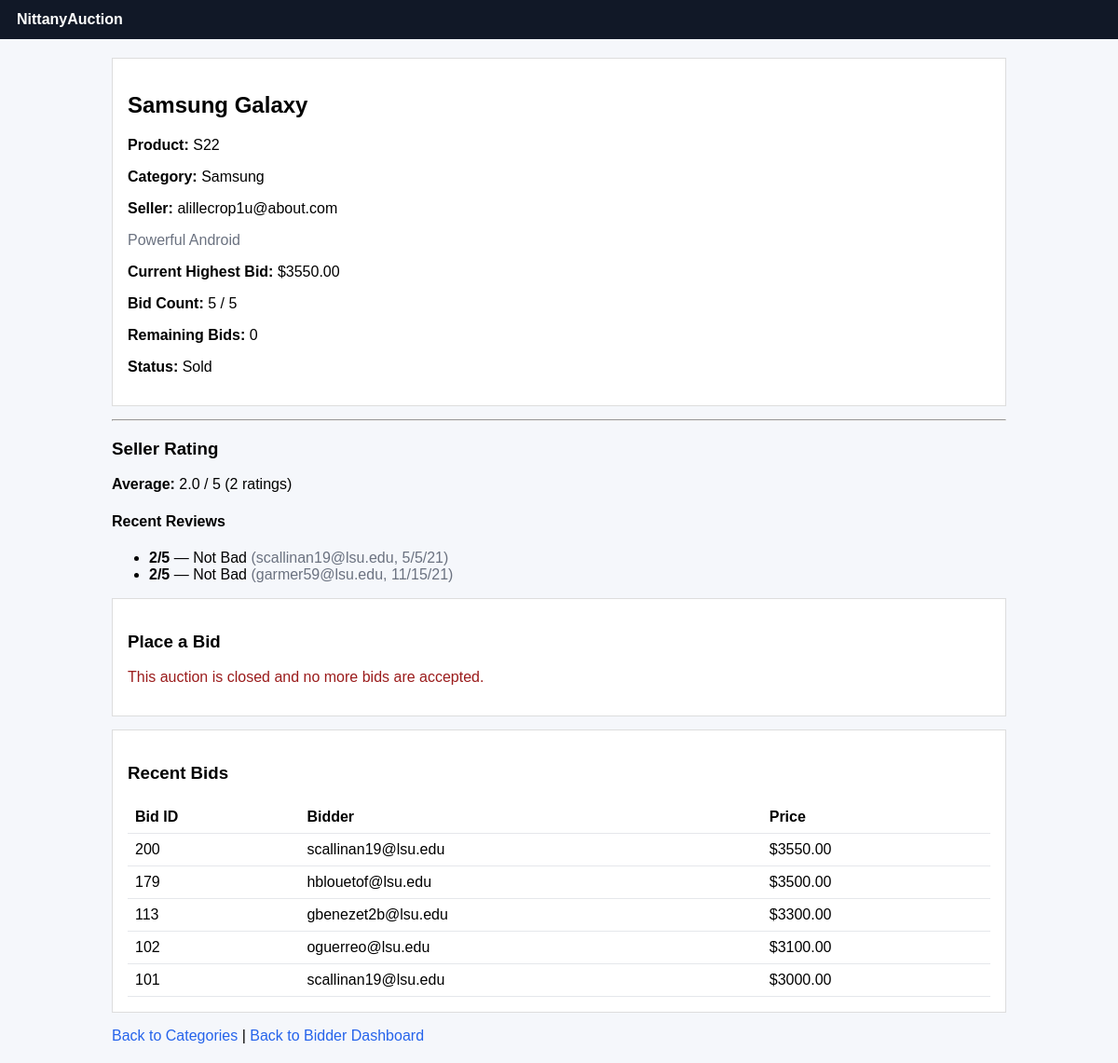
The app's page /listing/alillecrop1u@about.com/197 with its own data.
### tables this page shows
CREATE TABLE "Auction_Listings" (
	"Seller_Email"	TEXT,
	"Listing_ID"	INTEGER,
	"Category"	TEXT,
	"Auction_Title"	TEXT,
	"Product_Name"	TEXT,
	"Product_Description"	TEXT,
	"Quantity"	INTEGER,
	"Reserve_Price"	TEXT,
	"Max_bids"	INTEGER,
	"Status"	INTEGER,
	PRIMARY KEY("Seller_Email","Listing_ID"),
	FOREIGN KEY("Category") REFERENCES "Categories"("category_name"),
	FOREIGN KEY("Seller_Email") REFERENCES "Sellers"("email")
);

CREATE TABLE "Ratings" (
	"Bidder_Email"	TEXT,
	"Seller_Email"	TEXT,
	"Date"	TEXT,
	"Rating"	INTEGER,
	"Rating_Desc"	TEXT,
	PRIMARY KEY("Bidder_Email","Seller_Email","Date"),
	FOREIGN KEY("Bidder_Email") REFERENCES "Bidders"("email"),
	FOREIGN KEY("Seller_Email") REFERENCES "Sellers"("email")
);

CREATE TABLE "Bids" (
    "Bid_ID"            TEXT PRIMARY KEY,
    "Seller_Email"      TEXT,
    "Listing_ID"        INTEGER,
    "Bidder_email"      TEXT,
    "Bid_price"         REAL,
    FOREIGN KEY("Seller_Email", "Listing_ID") 
        REFERENCES "Auction_Listings"("Seller_Email", "Listing_ID"),
    FOREIGN KEY("Bidder_email") 
        REFERENCES "Bidders"("email")
);

### auction_app.py (the view, shortened to what this page needs)
@app.route('/listing/<seller_email>/<int:listing_id>')
def listing(seller_email, listing_id):
    with get_db_connection() as conn:
        r = conn.execute(
            '''
            SELECT * FROM Auction_Listings
            WHERE Seller_Email = ? AND Listing_ID = ?
            ''',
            (seller_email, listing_id)).fetchone()
        if r == None:
            return "Listing not found", 404
        s = conn.execute(
                '''
                SELECT ROUND(AVG(Rating), 1) AS avg_rating, COUNT(*) AS num_ratings
                FROM Ratings
                WHERE Seller_Email = ?
                ''',
                (seller_email,)).fetchone()
        if s:
            avg_rating = s["avg_rating"] if s["avg_rating"] is not None else None
            num_ratings = s["num_ratings"]
        else:
            avg_rating = None
            num_ratings = 0
        reviews = conn.execute(
                '''
                SELECT Bidder_Email, Date, Rating, Rating_Desc
                FROM Ratings
                WHERE Seller_Email = ?
                ORDER BY Date DESC
                LIMIT 10
                ''',
                (seller_email,)).fetchall()
        rb = conn.execute(
            '''
            SELECT Bid_ID, Bidder_Email, Bid_Price
            FROM Bids
            WHERE Seller_Email = ? AND Listing_ID = ?
            ORDER BY Bid_ID DESC
            LIMIT 10
            ''',
            (seller_email, listing_id)).fetchall()
        row = conn.execute(
            '''
            SELECT COUNT(*) AS bid_count, MAX(Bid_Price) AS highest_bid
            FROM Bids
            WHERE Seller_Email = ? AND Listing_ID = ?
            ''',
            (seller_email, listing_id)).fetchone()
        if row:
            bid_count = row["bid_count"]
            if row["highest_bid"] != None:
                highest_bid = row["highest_bid"]
            else:
                highest_bid = 0.0
        else:
            bid_count = 0
            highest_bid = 0.0
        max_bids = int(r["Max_bids"] or 0)
        remaining_bids = max_bids - int(bid_count)
        if remaining_bids < 0:
            remaining_bids = 0
        if r["Status"] == 1 and remaining_bids > 0:
            can_place_bid = True
        else:
            can_place_bid = False
        can_r = False
        already_r = False
        b_email = session.get("email")
        today = date.today().isoformat()
    return render_template(
        'item_detail.html',
        listing=r,
        highest_bid=highest_bid,
        bid_count=bid_count,
        remaining_bids=remaining_bids,
        can_place_bid=can_place_bid,
        is_winner=False,
        recent_bids=rb,
        avg_rating=avg_rating,
        num_ratings=num_ratings,
        reviews=reviews,
        can_r=can_r,
        already_r=already_r
    )

### auction_app.py (called while the page is built)
def get_db_connection():
    conn = sql.connect(database)
    conn.row_factory = sql.Row
    return conn

### templates/item_detail.html (shortened to what this page needs)
<!DOCTYPE html>
<html lang="en">
<head>
</head>
<body>
    <div class="nav">
        <strong>NittanyAuction</strong>
    </div>
    <div class="container">
        <div class="card">
            <h2>{{ listing['Auction_Title'] }}</h2>
            <p><strong>Product:</strong> {{ listing['Product_Name'] }}</p>
            <p><strong>Category:</strong> {{ listing['Category'] }}</p>
            <p><strong>Seller:</strong> {{ listing['Seller_Email'] }}</p>
            <p class="muted">{{ listing['Product_Description'] }}</p>
            <p><strong>Current Highest Bid:</strong> ${{ '%.2f'|format(highest_bid) }}</p>
            <p><strong>Bid Count:</strong> {{ bid_count }} / {{ listing['Max_bids'] }}</p>
            <p><strong>Remaining Bids:</strong> {{ remaining_bids }}</p>
            <p><strong>Status:</strong>
                {% if listing['Status'] == 1 %}Active{% elif listing['Status'] == 2 %}Sold{% else %}Inactive{% endif %}
            </p>
        </div>
            <hr>
            <h3>Seller Rating</h3>
            <p>
            <strong>Average:</strong>
            {% if avg_rating is not none %}
                {{ avg_rating }} / 5 ({{ num_ratings }} ratings)
            {% else %}
                No ratings yet
            {% endif %}
            </p>
            <h4>Recent Reviews</h4>
            {% if reviews and reviews|length > 0 %}
            <ul>
                {% for r in reviews %}
                <li>
                    <strong>{{ r['Rating'] }}/5</strong> — {{ r['Rating_Desc'] }}
                    <span class="muted"> ({{ r['Bidder_Email'] }}, {{ r['Date'] }})</span>
                </li>
                {% endfor %}
            </ul>
            {% else %}
            <p class="muted">No reviews yet.</p>
            {% endif %}
        <div class="card">
            <h3>Place a Bid</h3>
            {% if can_place_bid %}
                <form method="POST">
                    <label for="bid_price">Bid price</label><br>
                    <input id="bid_price" name="bid_price" type="number" step="0.01" min="0" required>
                    <button type="submit">Submit Bid</button>
                </form>
                <p class="muted">Rule: your bid must be at least $1 higher than the current highest bid.</p>
            {% else %}
                <p class="error">This auction is closed and no more bids are accepted.</p>
            {% endif %}
        </div>
        <div class="card">
            <h3>Recent Bids</h3>
            <table>
                <thead>
                    <tr>
                        <th>Bid ID</th>
                        <th>Bidder</th>
                        <th>Price</th>
                    </tr>
                </thead>
                <tbody>
                    {% for bid in recent_bids %}
                    <tr>
                        <td>{{ bid['Bid_ID'] }}</td>
                        <td>{{ bid['Bidder_email'] }}</td>
                        <td>${{ '%.2f'|format(bid['Bid_price']) }}</td>
                    </tr>
                    {% endfor %}
                </tbody>
            </table>
        </div>
        <p>
            <a href="{{ url_for('categories') }}">Back to Categories</a> |
            <a href="{{ url_for('bidder_dashboard') }}">Back to Bidder Dashboard</a>
        </p>
    </div>
</body>
</html>

### templates/item_detail.html (style rules this page uses)
body { font-family: Arial, sans-serif; margin: 0; background: #f5f7fb; }
.nav { background: #111827; color: #fff; padding: 12px 18px; }
.container { max-width: 960px; margin: 20px auto; padding: 0 16px; }
.card { background: white; padding: 16px; margin-bottom: 14px; border: 1px solid #ddd; }
.muted { color: #6b7280; }
.error { color: #9b1c1c; }
table { width: 100%; border-collapse: collapse; }
th, td { border-bottom: 1px solid #e5e7eb; padding: 8px; text-align: left; }
a { color: #2563eb; text-decoration: none; }

### records on screen
Auction_Listings: Auction_Title "Samsung Galaxy", Product_Name "S22", Category "Samsung", Seller_Email "alillecrop1u@about.com", Product_Description "Powerful Android", Max_bids "5"
Ratings: Rating "2", Rating_Desc "Not Bad", Bidder_Email "scallinan19@lsu.edu", Date "5/5/21"
Ratings: Rating "2", Rating_Desc "Not Bad", Bidder_Email "garmer59@lsu.edu", Date "11/15/21"
Bids: Bid_ID "200", Bidder_email "scallinan19@lsu.edu", Bid_price "3550.00"
Bids: Bid_ID "179", Bidder_email "hblouetof@lsu.edu", Bid_price "3500.00"
Bids: Bid_ID "113", Bidder_email "gbenezet2b@lsu.edu", Bid_price "3300.00"
Bids: Bid_ID "102", Bidder_email "oguerreo@lsu.edu", Bid_price "3100.00"
Bids: Bid_ID "101", Bidder_email "scallinan19@lsu.edu", Bid_price "3000.00"

### other values on screen
{{ '%.2f'|format(highest_bid) }} "3550.00"
{{ bid_count }} "5"
{{ remaining_bids }} "0"
{{ avg_rating }} "2.0"
{{ num_ratings }} "2"
